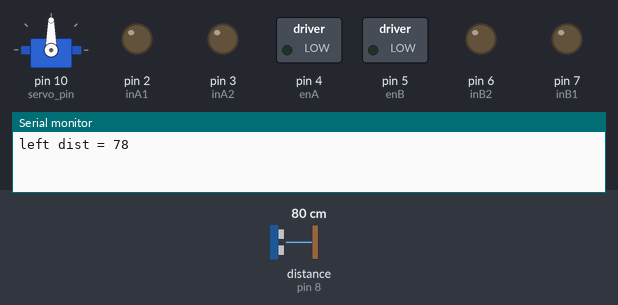
This sketch was run on a simulated Arduino Uno, built with avr-gcc and run on an emulated ATmega328P. Shown: servo, switched loads named in the sketch (green lamp = pin HIGH), output pins drawn as LEDs (lit = HIGH), the last lines printed to the serial monitor. Wiring (inferred from the names in the program): ultrasonic range finder: trigger pin 9; echo pin 8. The inputs (shaded band) are chosen by the test bench; at power-on: distance to the obstacle (sensor on pin 8) 80 cm. The echo pulse lasts 58.3 µs per cm; pins used as bus, display or sensor lines are not drawn.

Above: at 1.8 s.
1.9 s: distance to the obstacle (sensor on pin 8) set to 35 cm
At 2.8 s:
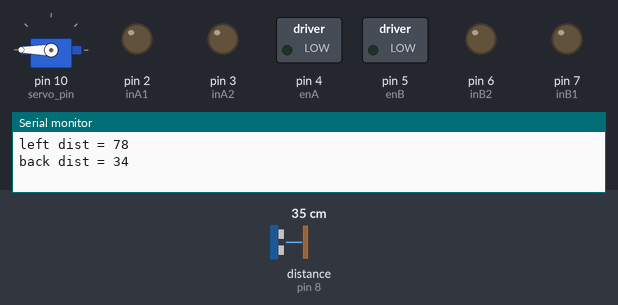
4.9 s: distance to the obstacle (sensor on pin 8) set to 29 cm
At 7.8 s:
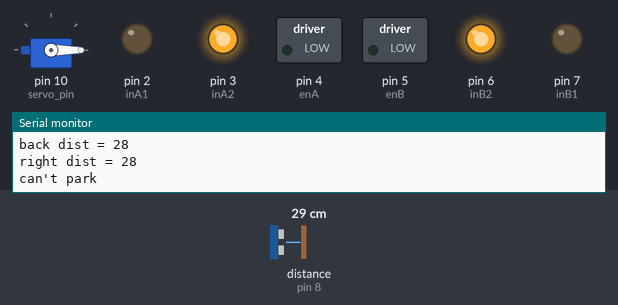
7.9 s: distance to the obstacle (sensor on pin 8) set to 120 cm
At 11.7 s:
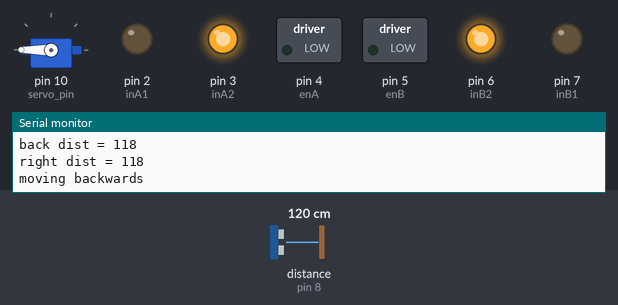
Timing chart, 0 to 16.9 s (numbered marks = the images above; inputs shaded):
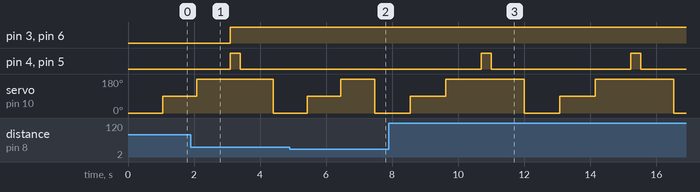

The sketch:

final_final_bgd.ino
```cpp
#include <Servo.h>
#define backangle 90
#define leftangle 0
#define rightangle 180
#define Movetime_back 300
#define Movetime_twist 500
#define motor_power 255

Servo scanservo;

const float sideDistMax = 30;
const float backDistMax = 20;

const int servo_pin = 10;
const int trig = 9;
const int echo = 8;

// indicator LED
const int led = 13;

// motor 1 - left
const int enA = 4;
const int inA1 = 2;
const int inA2 = 3;

// motor 2 - right
const int enB = 5;
const int inB1 = 7;
const int inB2 = 6;

int leftdist, backdist, rightdist;

float realdis() {
  //ultrasonic function to measure distance
  digitalWrite(trig, HIGH);
  delayMicroseconds(10);
  digitalWrite(trig, LOW);
  float duration = pulseIn(echo, HIGH);
  return (duration * 0.034 / 2.0);
  delay(60);
}

void move_backwards() {
  digitalWrite(inB1, LOW);
  digitalWrite(inB2, HIGH);
  digitalWrite(inA1, LOW);
  digitalWrite(inA2, HIGH);
  analogWrite(enB, motor_power);
  analogWrite(enA, motor_power);
}

void twist_left() {
  digitalWrite(inB1, LOW);
  digitalWrite(inB2, HIGH);
  digitalWrite(inA1, HIGH);
  digitalWrite(inA2, LOW);
  analogWrite(enB, motor_power);
  analogWrite(enA, motor_power);
}

void twist_right() {
  digitalWrite(inB1, HIGH);
  digitalWrite(inB2, LOW);
  digitalWrite(inA1, LOW);
  digitalWrite(inA2, HIGH);
  analogWrite(enB, motor_power);
  analogWrite(enA, motor_power);
}

void stop_RC() {
  digitalWrite(enB, LOW);
  digitalWrite(enA, LOW);
}

int measureAvg(){
  int distavg=0;
  for(int i=0;i<10;i++)
  {
    distavg += realdis();
  }
    distavg=distavg/10;
    return distavg;
}

void servo_scan() {
  //function to set the servo for 3 entered angles to measure each distance
  scanservo.write(leftangle);
  delay(1000);
  leftdist = measureAvg();
  Serial.print("left dist = ");
  Serial.println(leftdist);
  scanservo.write(backangle);
  delay(1000);
  backdist = measureAvg();
  Serial.print("back dist = ");
  Serial.println(backdist);
  scanservo.write(rightangle);
  delay(1000);
  rightdist = measureAvg();
  Serial.print("right dist = ");
  Serial.println(rightdist);

}


void setup() {
  scanservo.attach(servo_pin);

  pinMode(trig, OUTPUT);
  pinMode(echo, INPUT);

  Serial.begin(9600);

  pinMode(enA, OUTPUT);
  pinMode(inA1, OUTPUT);
  pinMode(inA2, OUTPUT);
  pinMode(enB, OUTPUT);
  pinMode(inB1, OUTPUT);
  pinMode(inB2, OUTPUT);

}

void loop() {
  servo_scan();
  bool x, y, z;
  if (leftdist > sideDistMax) {x = true;}
  else {x = false;}
  if (rightdist > sideDistMax) {y = true;}
  else y = false;
  if (backdist > backDistMax) {z = true;}
  else {z = false;}

  if (x == false && y == false) {
    // can't park
    Serial.println("can't park");
  }
  else {
    if (z == false) {
      // parked
      Serial.println("parked");
    }
    else
    {
      if (x == true && y == true) {
        move_backwards();
        delay(Movetime_back);
        stop_RC();
        Serial.println("moving backwards");
        delay(1000);
      }
      else {
        if (x == true) {
          twist_left();
          delay(Movetime_twist);
          stop_RC();
          Serial.println("moving left");
          delay(1000);
        }
        else {
          twist_right();
          delay(Movetime_twist);
          stop_RC();
          Serial.println("moving right");
          delay(1000);
        }
      }
    }
  }
}
```

Measured:
- the behaviour switches between 32 and 31 cm on distance to the obstacle (sensor on pin 8) (found by bisection; images 1 and 2)
- after the input at 4.9 s, pin 4 (enA), pin 5 (enB): stays LOW (without the input it goes to HIGH after 2.6 s)
- after the input at 7.9 s, pin 4 (enA), pin 5 (enB): alternates HIGH for 0.30 s and LOW for 4.2 s, starting after 2.8 s
